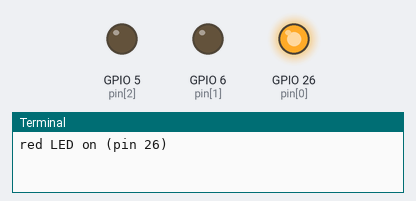
A program run on a simulated Raspberry Pi (BCM pin numbers). Shown: output pins drawn as LEDs (lit = HIGH), the last lines printed to the terminal.

Above: at 0.5 s.
At 1.5 s:
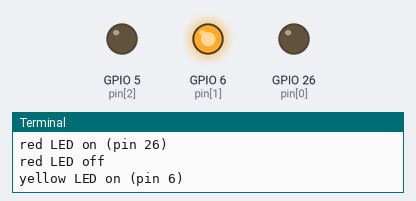
At 2.5 s:
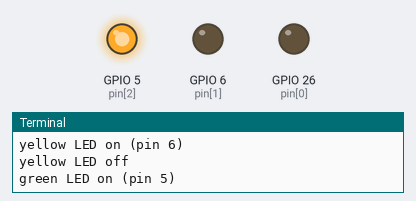
At 3.5 s:
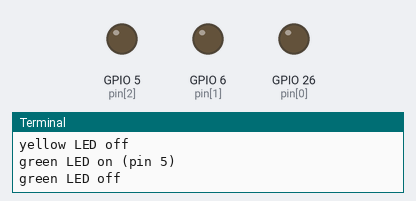
Timing chart, 0 to 5.2 s (numbered marks = the images above):
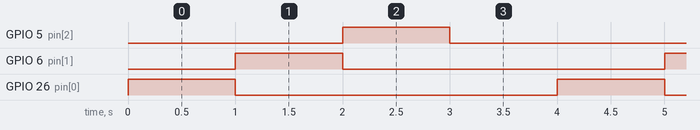

The program:

led.py
```python
#!/usr/bin/env python3
import RPi.GPIO as GPIO
import time

while True:
    for color, pin in [('red', 26), ('yellow', 6), ('green', 5)]:
        GPIO.setmode(GPIO.BCM)
        GPIO.setwarnings(False)
        GPIO.setup(pin,GPIO.OUT)
        print(f"{color} LED on (pin {pin})")
        GPIO.output(pin,GPIO.HIGH)
        time.sleep(1)
        print(f"{color} LED off")
        GPIO.output(pin,GPIO.LOW)
    time.sleep(1)
```

Measured:
- by itself, GPIO 5 (pin[2]), GPIO 6 (pin[1]), GPIO 26 (pin[0]): alternates HIGH for 1.0 s and LOW for 3.0 s
